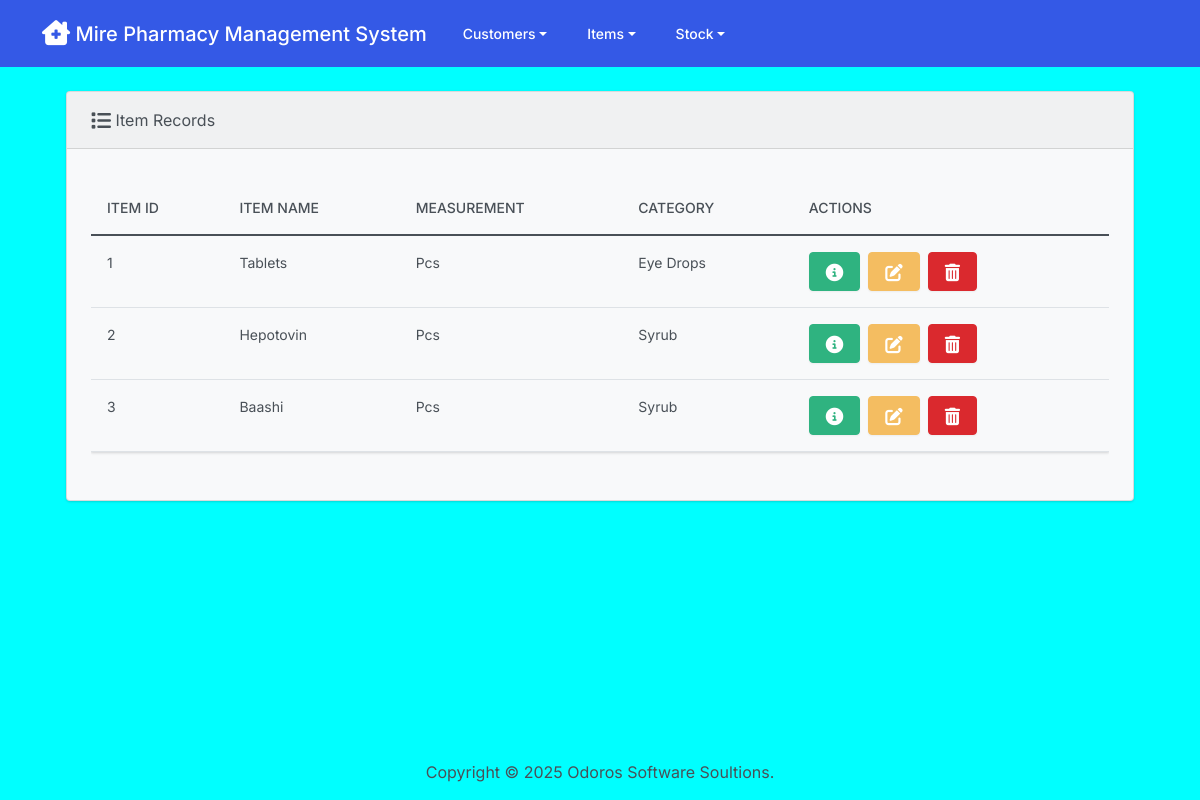
/item_list (signed in), run on the app's committed database.
### Items/models.py (models this page shows, shortened)
class Item(models.Model):
    item_name = models.CharField(max_length=100)
    measurement_name = models.CharField(max_length=3,choices=measure_options,default='Pcs')
    category = models.ForeignKey(Item_Category,on_delete=models.CASCADE)
    class Meta:
        db_table='Items'

### Category/models.py (models this page shows)
class Item_Category(models.Model):
    Category_Name =models.CharField(max_length=100,unique=True)
    def __str__(self):
        return self.Category_Name
    class Meta:
        db_table='Category'

### Items/views.py (the view)
# urls.py: path('item_list',Item_List.as_view(),name = 'Item_List'),
class Item_List(LoginRequiredMixin,ListView):
        model = Item
        fields='__all__'
        context_object_name='items'
        login_url ='login'

### Items/templates/Items/item_list.html (shortened to what this page needs)
{% extends "base.html" %}
{% block body %}
<br>
<div class="row">
  <div class="col-12">
    {% if items %}
    <div class="card bg-light ms-4 me-4 mb-4">
      <div class="card-header">
        <i class="fa-solid fa-list fa-lg"></i> Item Records
      </div>
      <div class="card-body">
        <p class="card-text">
          <div class="table-responsive">
            <table class="table table-hover">
              <thead>
                <tr>
                  <th scope="col">Item ID</th>
                  <th scope="col">Item Name</th>
                  <th scope="col">Measurement</th>
                  <th scope="col">Category</th>
                  <th scope="col">Actions</th>
                </tr>
              </thead>
              <tbody>
                {% for item in items %}
                  <tr>
                    <td>{{ item.id }}</td>
                    <td>{{ item.item_name }}</td>
                    <td>{{ item.measurement_name }}</td>
                    <td>{{ item.category }}</td>
                    <td>
                      <button type="button" class="btn btn-success me-1" href="{% url 'Item_List'  %}" data-bs-toggle="modal" data-bs-target="#myModal{{item.id}}">
                      </button>
                      <a class="btn btn-warning me-1" href="{% url 'Item_Update' item.id %}">
                      </a>
                      <button type="button" class="btn btn-danger" data-bs-toggle="modal" data-bs-target="#delete{{item.id}}">
                      </button>
                    </td>
                  </tr>
                {% endfor %}
              </tbody>
            </table>
          </div>
        </p>
      </div>
    </div>
    {% else %}
      <h5 class="alert alert-primary ms-4 me-4">No Item Records</h5>
    {% endif %}
  </div>
</div>
{% endblock %}

### templates/base.html (shortened to what this page needs)
{% load static %}
<!DOCTYPE html>
<html lang="en">
  <head>
    <link rel="stylesheet" href="https://cdnjs.cloudflare.com/ajax/libs/font-awesome/6.1.1/css/all.min.css">
    <link href="{% static 'customer/css/bootstrap.min.css' %}" rel="stylesheet">
  </head>
  <body class="d-flex flex-column min-vh-100" style="background-color: aqua;">
    <nav class="navbar navbar-expand-lg navbar-dark bg-primary">
      <div class="container">
        <a class="navbar-brand" href="{% url 'Customer_List' %}">
          <i class="fas fa-clinic-medical fa-lg"></i>  Mire Pharmacy Management System
        </a>
        <div class="collapse navbar-collapse" id="navbarColor01">
          <ul class="navbar-nav me-auto">
            <li class="nav-item dropdown" data-bs-theme="light">
              <a class="nav-link dropdown-toggle" data-bs-toggle="dropdown" href="#" id="download">Customers</a>
            </li>
            <li class="nav-item dropdown" data-bs-theme="light">
              <a class="nav-link dropdown-toggle" data-bs-toggle="dropdown" href="#" id="download">Items</a>
            </li>
            <li class="nav-item dropdown" data-bs-theme="light">
              <a class="nav-link dropdown-toggle" data-bs-toggle="dropdown" href="#" id="download">Stock</a>
            </li>
          </ul>
        </div>
      </div>
    </nav>
    <div class="container">
      {% block body %}
      {% endblock %}
    </div>
    <footer class="mt-auto mb-3" >
      <div class="text-center">
        <span>
          Copyright &copy; <script>document.write(new Date().getFullYear())</script> Odoros Software Soultions.
        </span>
      </div>
    </footer>
  </body>
</html>

### data on the page
Item: id "1", item_name "Tablets", measurement_name "Pcs", category "Eye Drops"
Item: id "2", item_name "Hepotovin", measurement_name "Pcs", category "Syrub"
Item: id "3", item_name "Baashi", measurement_name "Pcs", category "Syrub"
